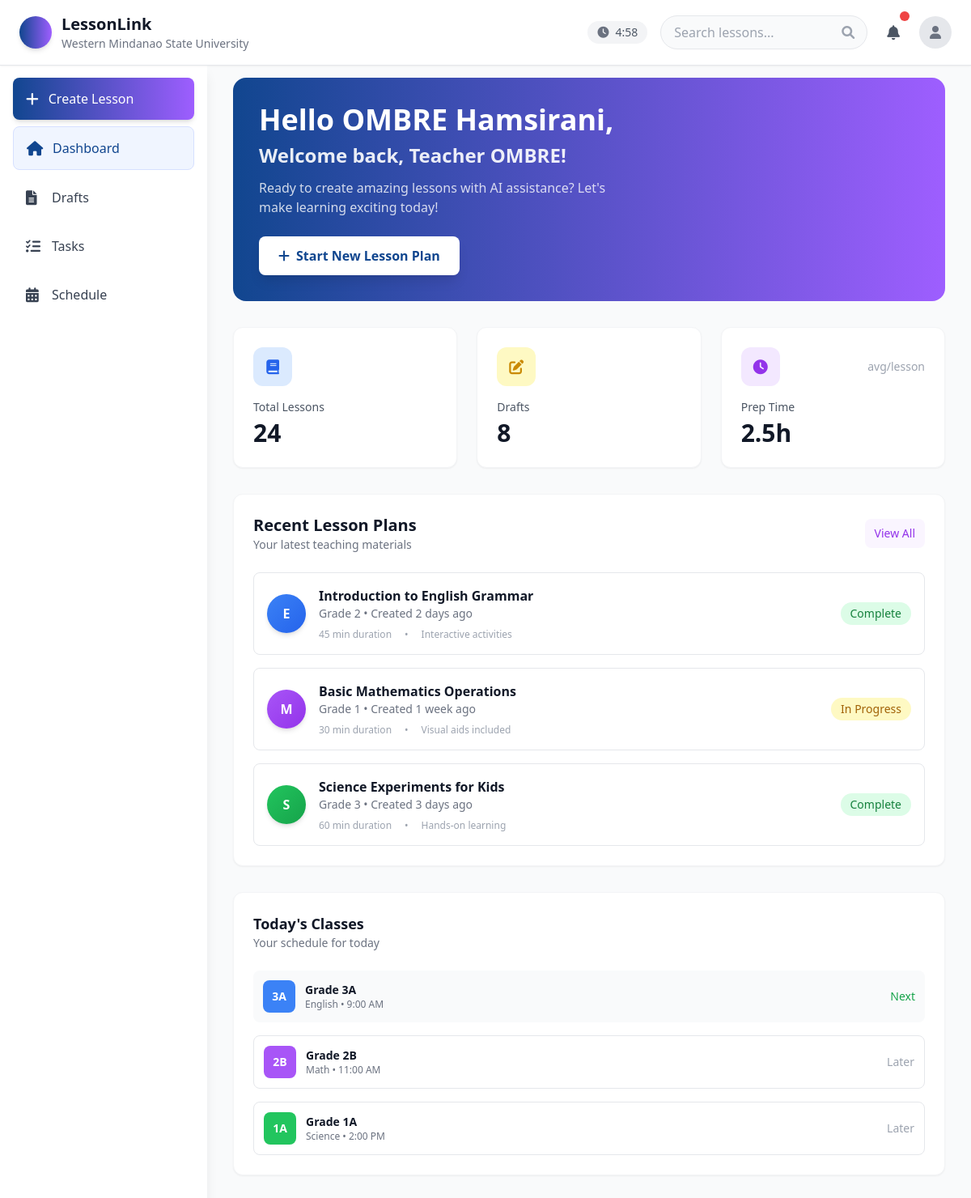
Before: /dashboard/ (signed in) with the older database file.
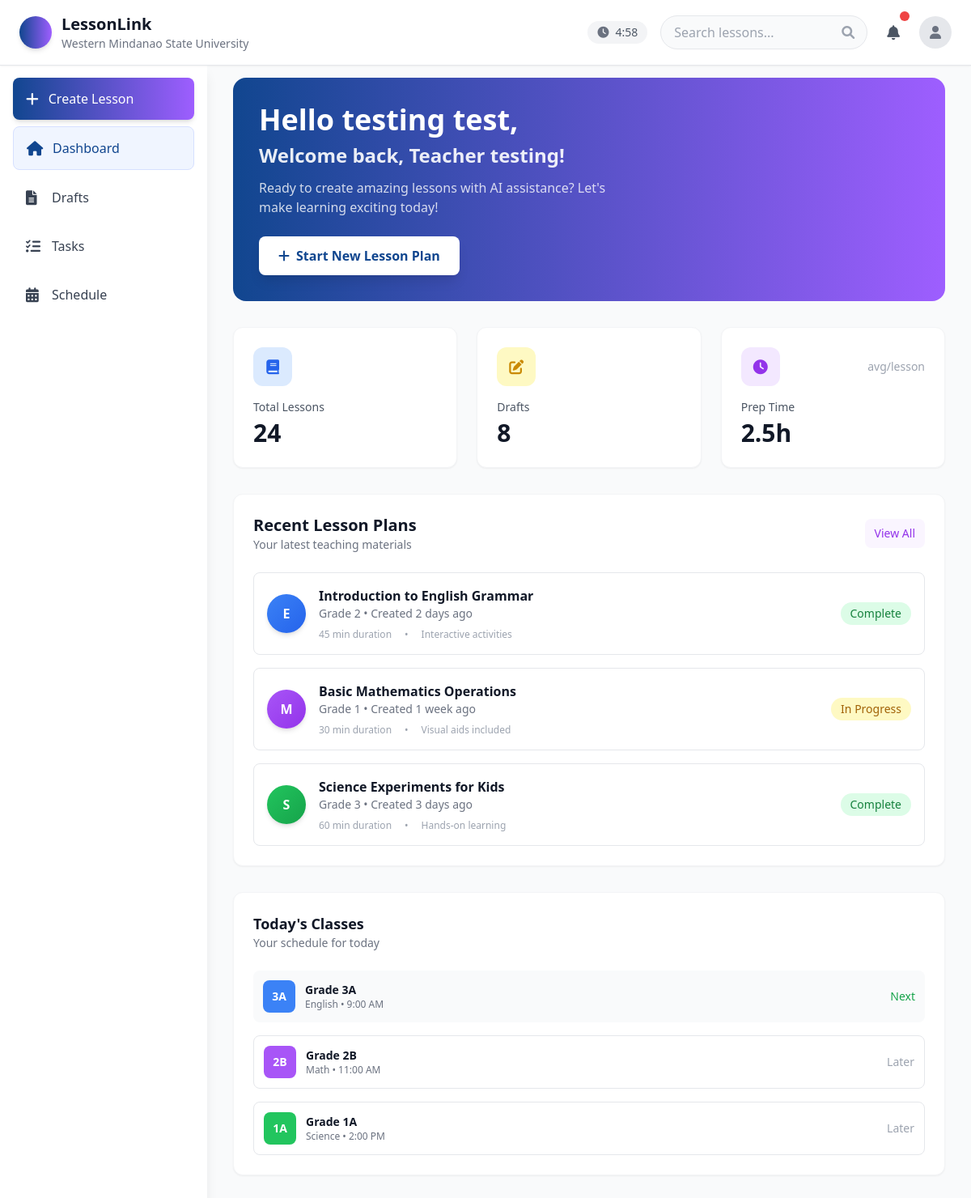
After: the same page with the newer database file.
### lesson/models.py (models this page shows, shortened)
class User(models.Model):
    ROLE = [
        ('Student Teacher', 'Student Teacher'),
        ('Teacher', 'Teacher'),
        ('Department Head', 'Department Head'),
    ]
    email = models.EmailField(unique=True)
    password = models.CharField(max_length=128)
    first_name = models.CharField(max_length=100)
    middle_name = models.CharField(max_length=100, blank=True, null=True)
    last_name = models.CharField(max_length=100)
    dob = models.DateField()
    role = models.CharField(max_length=100, choices=ROLE)
    rank = models.CharField(max_length=100)
    department = models.CharField(max_length=100)
    affiliations = models.TextField(blank=True, null=True)

### lesson/views.py (the view)
# urls.py: path('dashboard/', dashboard, name='dashboard'),
def dashboard(request):
    user_id = request.session.get('user_id')
    if not user_id:
        messages.error(request, "Please log in to access the dashboard.")
        return redirect('login')
    try:
        user = User.objects.get(id=user_id)
        total_tasks = Task.objects.filter(user=user).count()
        completed_tasks = Task.objects.filter(user=user, status='completed').count()
        pending_tasks = total_tasks - completed_tasks
        upcoming_date = timezone.now().date() + timezone.timedelta(days=7)
        upcoming_tasks = Task.objects.filter(
            user=user,
            status='pending',
            due_date__lte=upcoming_date
        ).order_by('due_date')[:5]
        return render(request, 'dashboard.html', {
            'user': user,
            'full_name': f"{user.first_name} {user.middle_name} {user.last_name}".strip(),
            'total_tasks': total_tasks,
            'completed_tasks': completed_tasks,
            'pending_tasks': pending_tasks,
            'upcoming_tasks': upcoming_tasks
        })
    except User.DoesNotExist:
        messages.error(request, "User account not found. Please log in again.")
        if 'user_id' in request.session:
            del request.session['user_id']
        return redirect('login')

### lesson/templates/Dashboard.html (shortened to what the changed rows need)
<!DOCTYPE html>
<html lang="en">
<head>
    <script src="https://cdn.tailwindcss.com"></script>
    <link href="https://cdnjs.cloudflare.com/ajax/libs/font-awesome/6.0.0/css/all.min.css" rel="stylesheet">
</head>
<body class="bg-gray-50 min-h-screen">
    <header class="bg-white shadow-sm border-b fixed top-0 left-0 right-0 z-40">
        <div class="flex items-center justify-between px-4 py-3 md:px-6 md:py-4">
            <div class="flex items-center space-x-3 flex-1 md:flex-none">
                <div class="hidden sm:block">
                    <h1 class="text-xl font-bold text-gray-900">LessonLink</h1>
                </div>
            </div>
        </div>
    </header>
    <div class="flex pt-16">
        <main class="flex-1 p-4 md:p-6 lg:p-8 max-w-full md:ml-64">
            <div class="bg-gradient-to-r from-[#11468F] to-[#9E5EFF] rounded-2xl p-6 md:p-8 text-white mb-8">
                <div>
                    <h2 class="text-2xl md:text-3xl lg:text-4xl font-bold mb-2">Hello {{ user.first_name }} {{ user.last_name }},</h2>
                    <h3 class="text-lg md:text-xl lg:text-2xl font-semibold mb-3 text-white/90">Welcome back, Teacher
                        {{ user.first_name }}!</h3>
                    <p class="text-white/80 mb-6 text-sm md:text-base max-w-md">Ready to create amazing lessons with AI
                        assistance? Let's make learning exciting today!</p>
                    <a href="{% url 'lesson_planner' %}"><button
                            class="bg-white text-[#11468F] px-6 py-3 rounded-lg font-semibold hover:bg-gray-50 transition-all shadow-lg hover:shadow-xl inline-flex items-center space-x-2">
                        </button></a>
                </div>
            </div>
        </main>
    </div>
</body>
</html>

Changed rows visible on the page:
changed User: first_name "OMBRE" → "testing"; last_name "Hamsirani" → "test"
